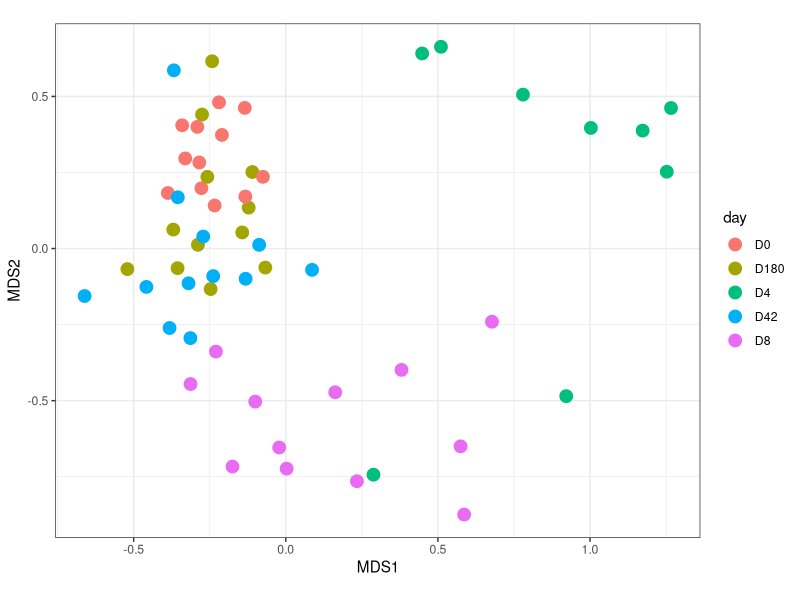
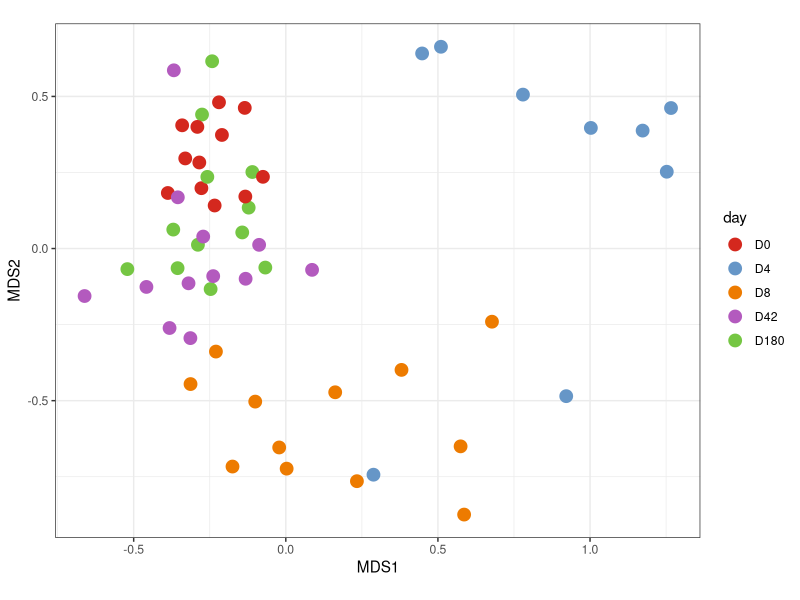
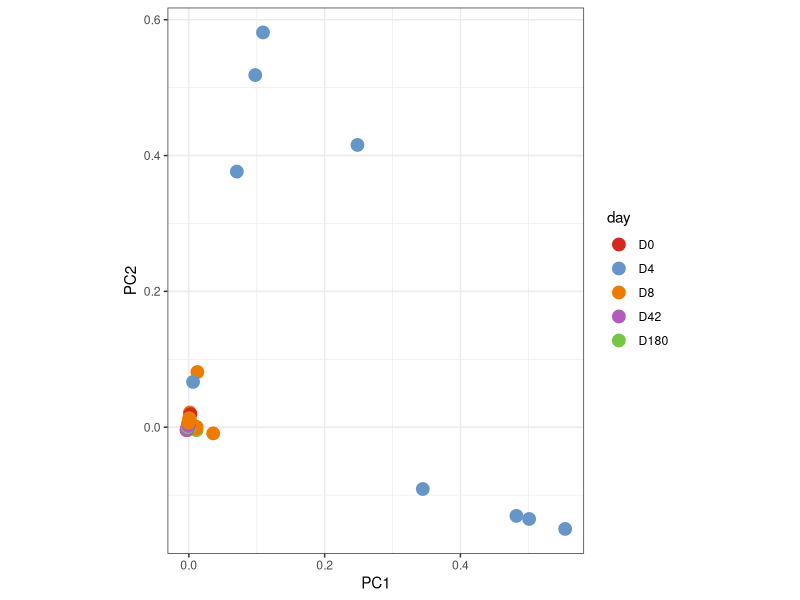
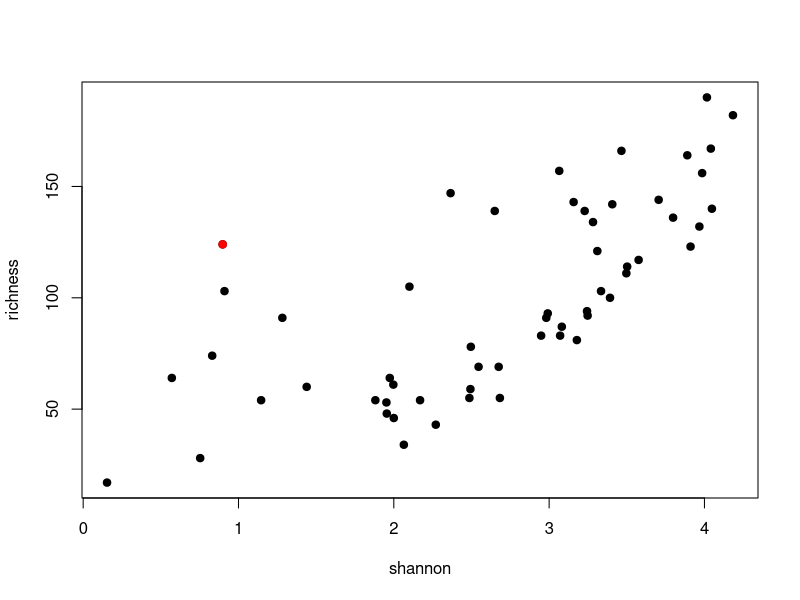
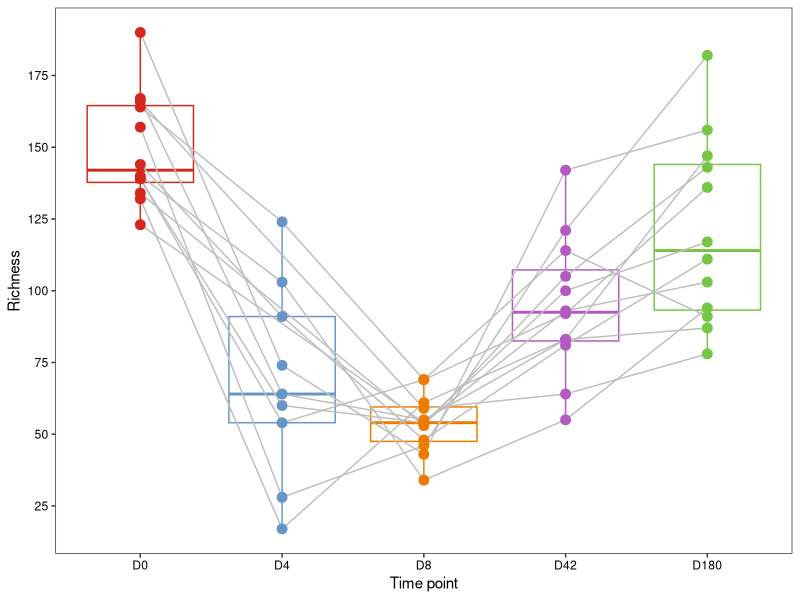
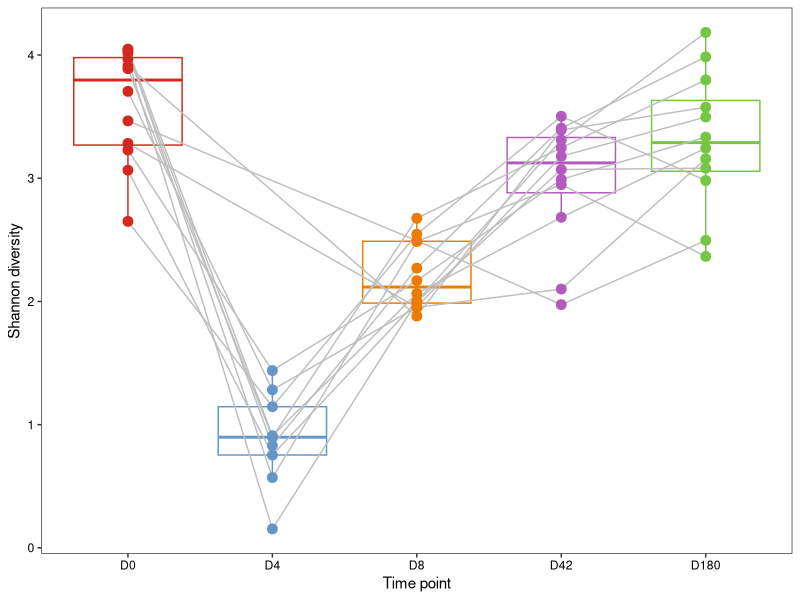
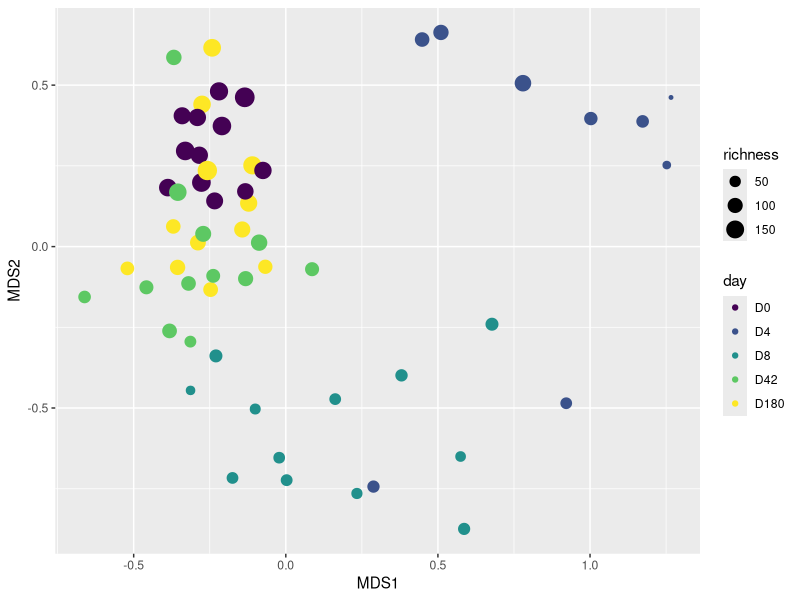
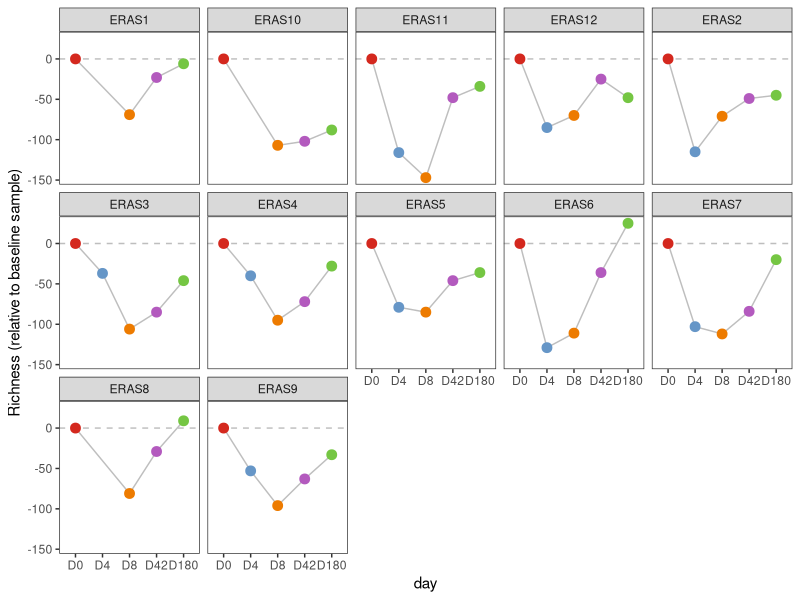

Write the R code that produced these figures, in order.
## ---- chunk 1
require(vegan) # Community ecology package, containing tools for diversity analysis, ordination and analysis of dissimilarities
require(ggplot2) # Plotting package
require(Matrix) # Matrix classes and methods
require(reshape2) # Reformating datasets
## ---- chunk 2
mOTUs <- read.csv('data/annotated.mOTU.rel_abund.rarefied.tsv',
                    sep='\t', 
                    header=T, 
                    row.names = 1)
## ---- chunk 3
head(colnames(mOTUs))
## ---- chunk 4
head(rownames(mOTUs))
## ---- chunk 5
head(colSums(mOTUs))
## ---- chunk 6
head(mOTUs[,c("ERAS3_D0","ERAS3_D4")])
## ---- chunk 7
mds.df <- data.frame(metaMDS(t(mOTUs), distance="bray")$points)
## ---- chunk 8
head(mds.df)
## ---- chunk 9
mds.df$patient <- gsub(pattern = "_.*", 
                       replacement = "", 
                        rownames(mds.df))
mds.df$day <- gsub(".*_", "",rownames(mds.df))
## ---- chunk 10
ggplot(mds.df, aes(MDS1, MDS2, colour=day))+
        geom_point(size=4)+
        theme_bw()+
  coord_fixed()
## ---- chunk 11
mds.df$day <- ordered(mds.df$day,
                      levels=c("D0", "D4", "D8", "D42", "D180"))
## ---- chunk 12
day.colours <- c("#D4281E", "#6696C7", "#ED7B00","#B35ABE","#75C643")
ggplot(mds.df, aes(MDS1, MDS2, colour=day))+
        geom_point(size=4)+
        theme_bw()+
  coord_fixed()+
  scale_color_manual(values=day.colours)
## ---- chunk 13
# Perform PCA
pca <- rda(mOTUs)
# Get the points
pca.df <- data.frame(pca$CA$v)
# Add metadata (patient and day)
pca.df$patient <- gsub(pattern = "_.*", 
                       replacement = "", 
                        rownames(pca.df))
pca.df$day <- gsub(".*_", "",rownames(pca.df))
# Order days properly
pca.df$day <- ordered(pca.df$day,
                      levels=c("D0", "D4", "D8", "D42", "D180"))
# Plot
ggplot(pca.df, aes(PC1, PC2, colour=day))+
        geom_point(size=4)+
        theme_bw()+
  coord_fixed()+
  scale_color_manual(values=day.colours)
## ---- chunk 14
richness <- apply(mOTUs, FUN=nnzero, MARGIN=2)
## ---- chunk 15
shannon <- diversity(t(mOTUs), index = "shannon")
## ---- chunk 16
H = - 2 * (0.5 * log(0.5))
print(H)
## ---- chunk 17
plot(shannon, richness, pch=19)
points(shannon[which(shannon<1 & richness>110)],
       richness[which(shannon<1 & richness>110)], pch=19, col='red')

## ---- chunk 18
print(names(shannon[which(shannon<1 & richness>110)]))
head(sort(mOTUs[,"ERAS4_D4"], decreasing=TRUE))
## ---- chunk 19
head(rownames(mOTUs)[order(mOTUs[,"ERAS4_D4"], decreasing=TRUE)])
## ---- chunk 20
mds.df$richness <- richness[rownames(mds.df)]
mds.df$shannon <- shannon[rownames(mds.df)]
## ---- chunk 21
ggplot(mds.df, aes(day, richness, colour=day))+
  geom_boxplot()+ # add boxplots
  geom_line(colour="grey", aes(group=patient))+ # add lines connecting samples from the same patient
  geom_point(size=3)+ # add points for individual samples
  theme_bw()+ # black-and-white theme for plot
  scale_color_manual(values=day.colours)+ # manual colours for days
  ylab("Richness")+ # y-axis label
  xlab("Time point")+ # x-axis label
  theme(legend.position = "none")+ # no legend
  theme(axis.text=element_text(colour="black"))+ # change axis label text to black (from grey)
  scale_y_continuous(breaks = seq(0,200,25))+ # breaks every 25 for y-axis
  theme(panel.grid = element_blank()) # remove grid
## ---- chunk 22
ggplot(mds.df, aes(day, shannon, colour=day))+
  geom_boxplot()+ # add boxplots
  geom_line(colour="grey", aes(group=patient))+ # add lines connecting samples from the same patient
  geom_point(size=3)+ # add points for individual samples
  theme_bw()+ # black-and-white theme for plot
  scale_color_manual(values=day.colours)+ # manual colours for days
  ylab("Shannon diversity")+ # y-axis label
  xlab("Time point")+ # x-axis label
  theme(legend.position = "none")+ # no legend
  theme(axis.text=element_text(colour="black"))+ # change axis label text to black (from grey)
  scale_y_continuous(breaks = seq(0,4,1))+ # breaks every 1 for y-axis
  theme(panel.grid = element_blank()) # remove grid
## ---- chunk 23
ggplot(mds.df, aes(MDS1, MDS2, colour=day, size=richness))+
        geom_point()
## ---- chunk 24
mds.df$richness.norm <- sapply(rownames(mds.df), 
                           function(x) mds.df[x,"richness"] - mds.df[which(mds.df$patient==gsub("_.*", "", x) & mds.df$day=="D0"),"richness"])
# Don't worry about interpreting the above function too much if it's not clear. Essentially we subtract the D0 richness for each patient from the actual richness of the sample. So D0 is defined to have a richness.norm=0. Negative richness.norm means the patient's gut microbiome on DX has a lower richness than on D0. 

ggplot(mds.df, aes(day, richness.norm, colour=day, group=patient))+
  geom_hline(yintercept = 0, linetype='dashed', size=0.5, colour='grey')+
  geom_line(colour="grey")+
  geom_point(size=3)+
  scale_color_manual(values=day.colours)+
  theme_bw()+
  theme(panel.grid = element_blank())+
  facet_wrap(~patient, ncol=5)+
  ylab("Richness (relative to baseline sample)")+
  theme(legend.position = "none")
## ---- chunk 25
mOTUs$mOTU <- rownames(mOTUs)
# 'melt' to long format
mOTUs.long.format <- melt(mOTUs)
## ---- chunk 26
head(mOTUs.long.format)
## ---- chunk 27
mOTUs.long.format$patient <- gsub("_.*", "", mOTUs.long.format$variable)
mOTUs.long.format$day <- ordered(gsub(".*_", "", mOTUs.long.format$variable), 
                                 levels=c("D0", "D4", "D8", "D42", "D180"))
## ---- chunk 28
mOTUs.long.format <- mOTUs.long.format[which(!mOTUs.long.format$patient  %in% c("ERAS1", "ERAS10")),]
## ---- chunk 29
ggplot(mOTUs.long.format[which(mOTUs.long.format$mOTU=="Bifidobacterium bifidum"),], aes(day, value, group=patient, fill=patient, colour=patient))+
    geom_line()+
  geom_point(colour="black", shape=21, size=2)+
  theme_bw()+
  theme(panel.grid = element_blank())+
  ylab("relative abundance")+
  scale_color_brewer(palette="Paired")+
  scale_fill_brewer(palette="Paired")
## ---- chunk 30
# Select just Bifidobacterium mOTUs
mOTUs.long.format.bifidobacterium <- mOTUs.long.format[grep("Bifidobacterium", mOTUs.long.format$mOTU),]
# Remove the 'Bifidobacterium' prefix and replace to 'B.'
mOTUs.long.format.bifidobacterium$species.ID <- gsub(".* ", "B. ", mOTUs.long.format.bifidobacterium$mOTU)
# Plot the data
ggplot(mOTUs.long.format.bifidobacterium, aes(day, value, group=patient, fill=patient, colour=patient))+
    geom_line()+
  geom_point(colour="black", shape=21, size=2)+
  theme_bw()+
  theme(panel.grid = element_blank())+
  facet_wrap(~species.ID, scales="free_y")+ # Divide the plot up into separate mOTUs, and let the y-axis vary
  ylab("relative abundance")+
  scale_color_brewer(palette="Paired")+
  scale_fill_brewer(palette="Paired")
